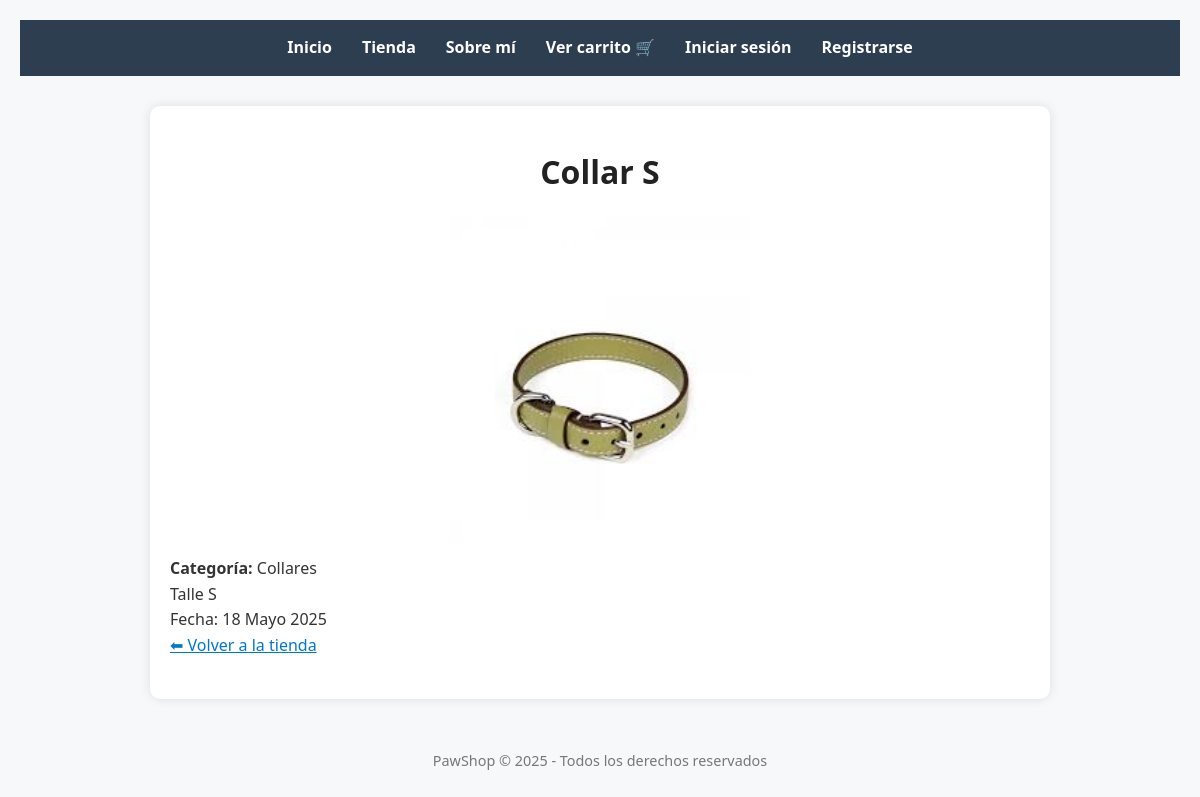
/productos/3/, run on the app's committed database.
### products/models.py (models this page shows, shortened)
class Producto(models.Model):
    nombre = models.CharField(max_length=100)
    categoria = models.CharField(max_length=100)
    descripcion = RichTextField()
    imagen = models.ImageField(upload_to='productos/')
    fecha_publicacion = models.DateField(default=timezone.now)

### products/views.py (the view)
# urls.py: path('productos/<int:pk>/', ProductDetailView.as_view(), name='detalle_producto'),
class ProductDetailView(DetailView):
    model = Producto
    template_name = 'products/product_detail.html'
    context_object_name = 'producto'

### templates/products/product_detail.html (shortened to what this page needs)
{% extends 'base.html' %}
{% block content %}
    <h1>{{ producto.nombre }}</h1>
    <img src="{{ producto.imagen.url }}" width="300">
    <p><strong>Categoría:</strong> {{ producto.categoria }}</p>
    <p>{{ producto.descripcion|safe }}</p>
    <p>Fecha: {{ producto.fecha_publicacion }}</p>
    <a href="/productos/">⬅ Volver a la tienda</a>
{% endblock %}

### static/css/styles.css (style rules this page uses)
* { margin: 0; padding: 0; box-sizing: border-box; }
body { font-family: 'Segoe UI', sans-serif; background-color: #f6f8fa; color: #333; line-height: 1.6; padding: 20px; }
h1, h2 { text-align: center; color: #222; margin-bottom: 20px; }
a { color: #0077cc; }
img { max-width: 100%; height: auto; display: block; margin: 10px auto; }

### data on the page
Producto: nombre "Collar S", imagen (picture), categoria "Collares", descripcion "Talle S", fecha_publicacion "18 Mayo 2025"
